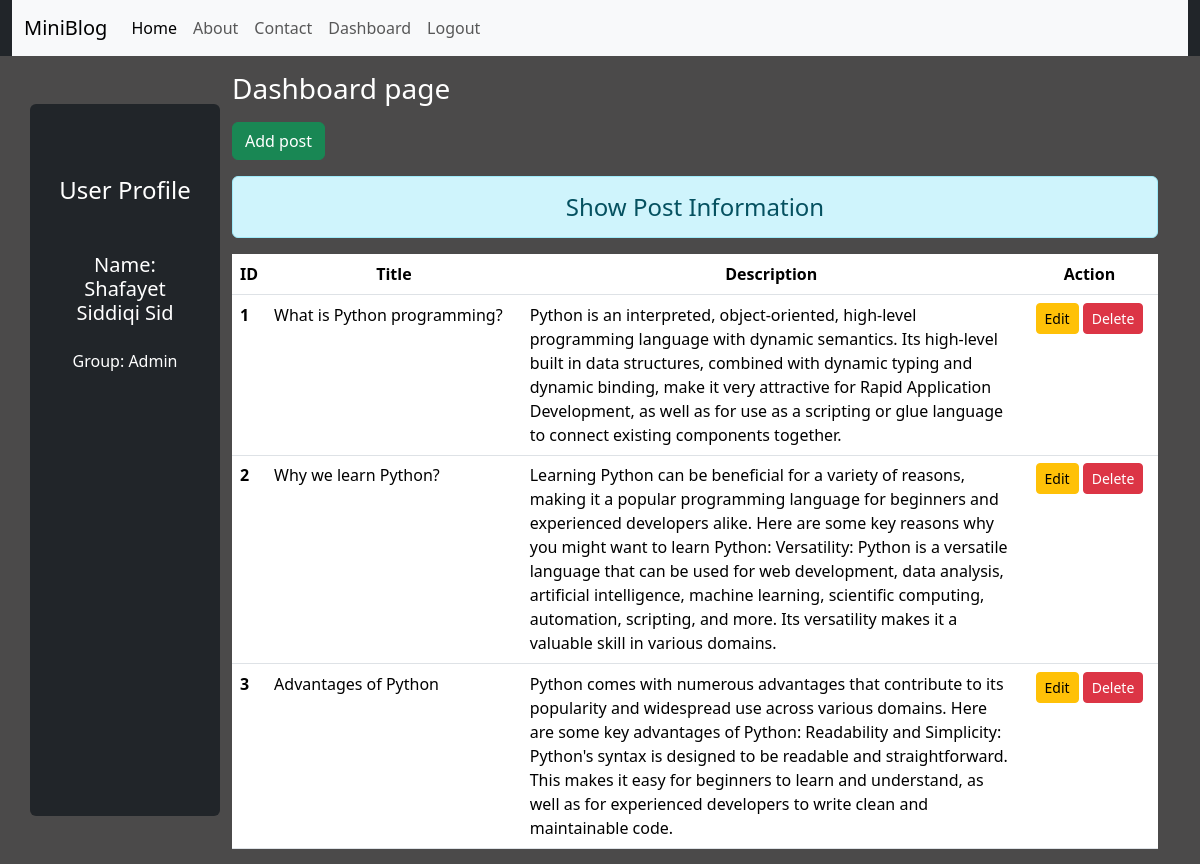
The page /dashboard/ (signed in) on the database its author committed.
### blog/models.py (models this page shows)
class Post(models.Model):
    title = models.CharField(max_length=200)
    description = models.TextField()

### blog/views.py (the view)
# urls.py: path('dashboard/', views.dashboard, name='dashboard'),
def dashboard(request):
    if request.user.is_authenticated:
        posts = Post.objects.all()
        user = request.user
        full_name = user.get_full_name()
        groups = user.groups.all()
        return render(request, 'blog/dashboard.html', {'posts': posts, 'full_name': full_name, 'groups': groups})
    else:
        return HttpResponseRedirect('/login/')

### blog/templates/blog/dashboard.html (shortened to what this page needs)
{% extends 'blog/base.html' %}
{% load static %}
{% block side %}
    <div class="col-sm-2 bg-dark text-white my-5 text-center rounded p-4">
        <h4 class="my-5">User Profile</h4>
        <h5 class="font-weight-bold mb-4">Name: {{full_name}}</h5>
        {% for group in groups %}
            <p class="mb-2">Group: {{group.name}}</p>
        {% endfor %}
    </div>
{% endblock side %}
{% block content %}
    <div class="col-sm-10">
        <h3 class="text-white my-3">Dashboard page</h3>
        <a href="{% url 'addpost' %}" class="btn btn-success">Add post</a>
        <h4 class="text-center alert alert-info mt-3">Show Post Information</h4>
        {% if posts %}
            <table class="table table-hover bg-white">
                <thead>
                    <tr class="text-center">
                        <th scope="col" style="width:2%">ID</th>
                        <th scope="col" style="width:28%">Title</th>
                        <th scope="col" style="width:55%">Description</th>
                        <th scope="col" style="width:15%">Action</th>
                    </thead>
                    <tbody>
                        {% for post in posts %}
                        <tr>
                            <th scope="row">{{post.id}}</th>
                            <td>{{post.title}}</td>
                            <td>{{post.description}}</td>
                            <td class="text-center">
                                <a href="{% url 'updatepost' post.id %}" class="btn btn-warning btn-sm">Edit</a>
                                {% if perms.blog.delete_post %}
                                    <form action="{% url 'deletepost' post.id %}" method="post" class="d-inline">
                                        <input type="submit" class="btn btn-danger btn-sm" value="Delete">
                                    </form>
                                {% endif %}
                            </td>
                        <tr>
                        {% endfor %}
                    </tbody>
            </table>
        {% else %}
            <h4 class="text-center alert alert-warning">No Records</h4>
        {% endif %}
    </div>
{% endblock content %}

### blog/templates/blog/base.html (shortened to what this page needs)
<!DOCTYPE html>
{% load static %}
<html lang="en">
<head>
    <link rel="stylesheet" href="{% static 'blog/css/bootstrap.css' %}">
    <link rel="stylesheet" href="{% static 'blog/css/style.css' %}">
</head>
<body>
    <div class="container-fluid bg-dark">
        {% include 'blog/navbar.html' %}
    </div>
    <div class="container">
        <div class="row">
            {% block side %}
            {% endblock side %}
            {% block content %}
            {% endblock content %}
        </div>
    </div>
</body>
</html>

### blog/templates/blog/navbar.html (shortened to what this page needs)
<nav class="navbar navbar-expand-lg bg-body-tertiary">
  <div class="container-fluid">
      <a class="navbar-brand" href="#">MiniBlog</a>
      <div class="collapse navbar-collapse" id="navbarNav">
          <ul class="navbar-nav">
              <li class="nav-item">
                  <a class="nav-link active" aria-current="page" href="/">Home</a>
              </li>
              <li class="nav-item">
                  <a class="nav-link" href="{% url 'about' %}">About</a>
              </li>
              <li class="nav-item">
                  <a class="nav-link" href="{% url 'contact' %}">Contact</a>
              </li>
            {% if request.user.is_authenticated %}
                <li class="nav-item">
                    <a class="nav-link" href="{% url 'dashboard' %}">Dashboard</a>
                </li>
                <li class="nav-item">
                    <a class="nav-link" href="{% url 'logout' %}">Logout</a>
                </li>
            {% endif %}
          </ul>
      </div>
  </div>
</nav>

### blog/static/blog/css/style.css (style rules this page uses)
body { background-color: rgb(75, 74, 74); color:antiquewhite; }

### rows shown on the page
Post: id "1", title "What is Python programming?", description "Python is an interpreted, object-oriented, high-level programming language with dynamic semantics. Its high-level built in data structures, combined with dynamic typing and dynamic binding, make it very attractive for Rapid Application Development, as well as for use as a scripting or glue language to connect existing components together."
Post: id "2", title "Why we learn Python?", description "Learning Python can be beneficial for a variety of reasons, making it a popular programming language for beginners and experienced developers alike. Here are some key reasons why you might want to learn Python: Versatility: Python is a versatile language that can be used for web development, data analysis, artificial intelligence, machine learning, scientific computing, automation, scripting, and more. Its versatility makes it a valuable skill in various domains."
Post: id "3", title "Advantages of Python", description "Python comes with numerous advantages that contribute to its popularity and widespread use across various domains. Here are some key advantages of Python: Readability and Simplicity: Python's syntax is designed to be readable and straightforward. This makes it easy for beginners to learn and understand, as well as for experienced developers to write clean and maintainable code."

### other values the page prints
{{ full_name }} "Shafayet Siddiqi Sid"
{{ group.name }} "Admin"
